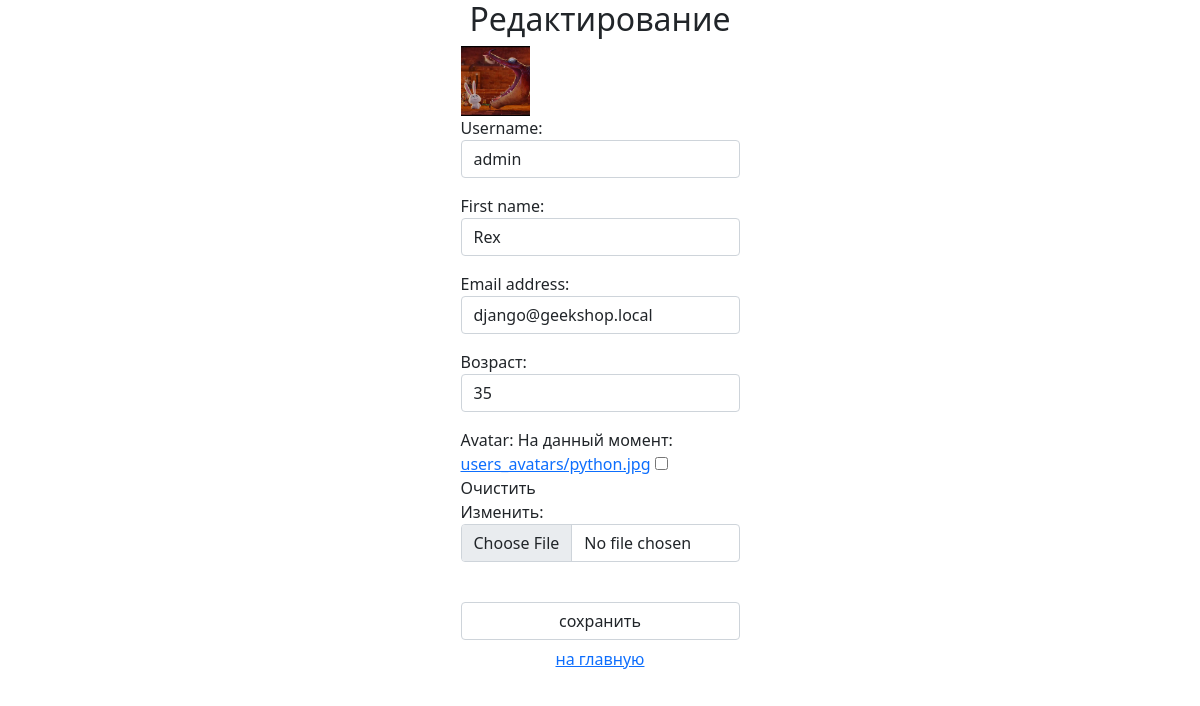
Screenshot of /auth/edit/ (signed in) with the database file from the repository.
### authapp/models.py (models this page shows)
class ShopUser(AbstractUser):
    avatar = models.ImageField(upload_to='users_avatars', blank=True)
    age = models.PositiveIntegerField(verbose_name='возраст')

### authapp/views.py (the view)
# urls.py: path('edit/', authapp.edit, name='edit'),
def edit(request):
    title = 'редактирование'
    if request.method == 'POST':
        edit_form = ShopUserEditForm(request.POST, request.FILES, instance=request.user)
        if edit_form.is_valid():
            edit_form.save()
            return HttpResponseRedirect(reverse('auth:edit'))
    else:
        edit_form = ShopUserEditForm(instance=request.user)
    content = {'title': title, 'edit_form': edit_form}
    return render(request, 'authapp/edit.html', content)

### authapp/forms.py (shortened to what this page needs)
class ShopUserEditForm(UserChangeForm):
    class Meta:
        model = ShopUser
        fields = ('username', 'first_name', 'email', 'age', 'avatar', 'password')
    def __init__(self, *args, **kwargs):
        super().__init__(*args, **kwargs)
        for field_name, field in self.fields.items():
            field.widget.attrs['class'] = 'form-control'
            field.help_text = ''
            if field_name == 'password':
                field.widget = forms.HiddenInput()

### authapp/templates/authapp/edit.html (shortened to what this page needs)
{% extends 'authapp/base.html' %}
{% load static %}
{% block content %}
    <div class="h2 text-center head ">
    </div>
    <div class="user_avatar">
        <img src="/media/{{ user.avatar|default:"avatar.png" }}" class="w-25">
    </div>
    <form class="form-horizontal" action="{% url 'auth:edit' %}" method="post" enctype="multipart/form-data">
        {{ edit_form.as_p }}
        <br>
        <input class="form-control" type="submit" value="сохранить">
    </form>
    <button class="btn btn-round form-control last">
        <a href="{% url 'index' %}" class="">
            на главную
        </a>
    </button>
{% endblock %}

### rows the page displays
ShopUser: avatar (picture), username "admin", first_name "Rex", email "django@geekshop.local", age "35"
